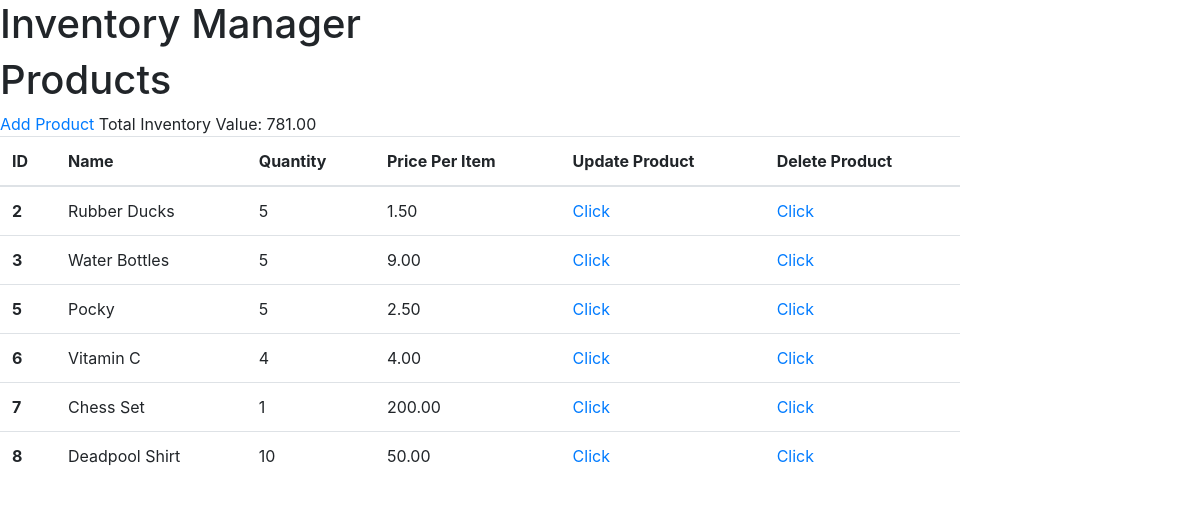
Before: / with the older database file.
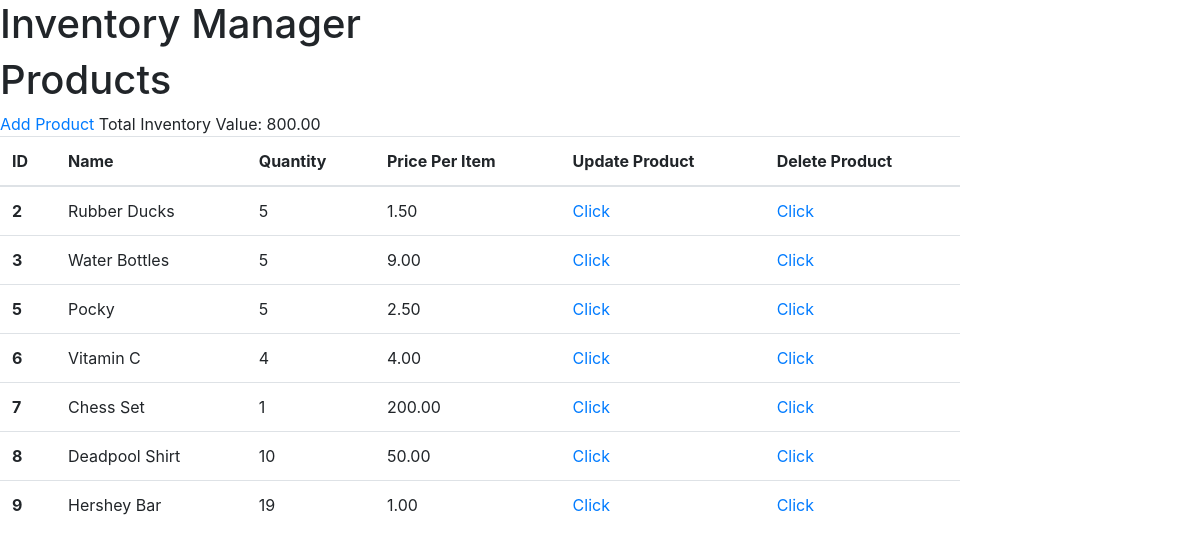
After: the same page with the newer database file.
### tables this page shows
CREATE TABLE product (
  id INTEGER PRIMARY KEY AUTOINCREMENT,
  productName TEXT NOT NULL,
  price INTEGER NOT NULL,
  quantity INTEGER NOT NULL,
  added TIMESTAMP NOT NULL DEFAULT CURRENT_TIMESTAMP
);

### productmanager/inventory.py (the view)
@bp.route('/')
def index():
    db = get_db()
    products = db.execute(
        ' SELECT id, productName, printf("%.2f", price) AS price, quantity, added'
        ' FROM product'
        ' ORDER BY added ASC'
    ).fetchall()
    inventory_val = get_value()
    return render_template('inventory/index.html', products = products, inventory_val=inventory_val)

### productmanager/db.py (called while the page is built)
def get_db():
    if 'db' not in g:
        g.db = sqlite3.connect(
            current_app.config['DATABASE'],
            detect_types=sqlite3.PARSE_DECLTYPES
        )
        g.db.row_factory = sqlite3.Row
    return g.db

### productmanager/inventory.py (called while the page is built)
def get_value():
    inventory_value = 0
    db = get_db()
    prices = db.execute(
        ' SELECT printf("%.2f", price) AS price, quantity '
        ' FROM product '
    ).fetchall()
    if inventory_value is None:
        inventory_value = 'Error retrieving inventory value.'
    else:
        for item in prices:
            inventory_value = inventory_value + (Decimal(item[0]) * int(item[1]))
    return inventory_value

### productmanager/templates/inventory/index.html
{% extends 'base.html' %}
{% block header %}
  <h1>{% block title %}Products{% endblock %}</h1>
  <a class="action" href="{{ url_for('inventory.add') }}">Add Product</a>
  Total Inventory Value: {{inventory_val}}
{% endblock %}
{% block content %}
<table class= "table table-hover" style="width: 80%;">
    <thead>
        <tr>
            <th scope="col">ID</th>
            <th scope="col">Name</th>
            <th scope="col">Quantity</th>
            <th scope="col">Price Per Item</th>
            <th scope="col">Update Product</th>
            <th scope="col">Delete Product</th>
        </tr>
    </thead>
    <tbody>
        {% for product in products %}
            <tr>
            <th scope="row">{{product.id}}</th>
                <td>{{product.productName}}</td>
                <td>{{product.quantity}}</td>
                <td>{{product.price}}</td>
                <td><a class="action" href="{{ url_for('inventory.update', id=product.id) }}">Click</a>
                <td><a class="action" href="{{ url_for('inventory.delete', id=product.id) }}">Click</a>
            </tr>
        {% endfor %}
    </tbody>
  </table>
{% endblock %}

Changed rows visible on the page:
added product: id "9", productName "Hershey Bar", quantity "19", price "1.00"
Other visible differences:
{{ inventory_val }}: "781.00" → "800.00"
